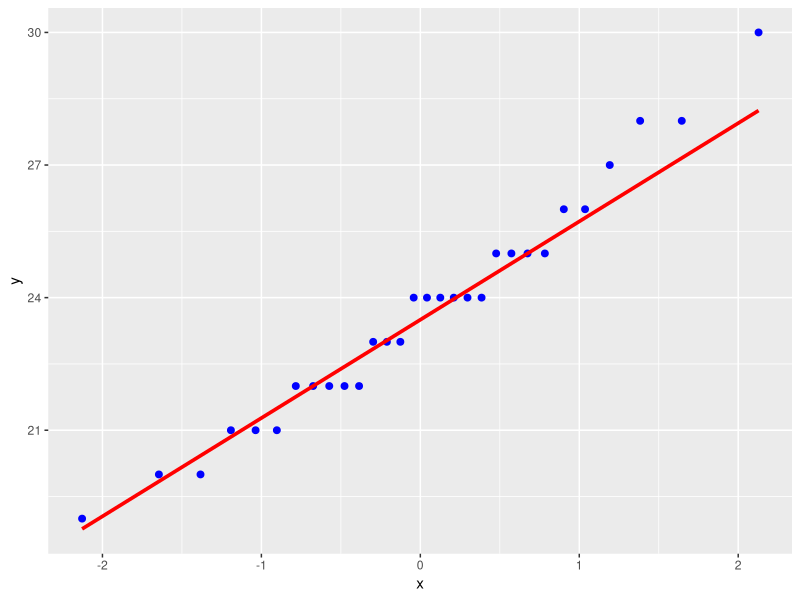

Write the R code that produced this figure.
## ---- chunk 1
knitr::opts_chunk$set(echo = TRUE)

# title: Test for normality – Shapiro-Wilks test
# author: jonathan
# revised: 30/1/2020 

WEB <- c("https://bioceed.uib.no/dropfolder/bioSTATS/Rmd/Basic/useful-tests/shapiro.html")
GIT <- c("https://github.com/jonathansoule/biostats/blob/master/Basic/useful-tests/shapiro.Rmd")
library(ggplot2)
size <- c(25,22,28,24,26,24,22,21,23,25,26,30,25,24,21,27,28,23,25,24,20,22,24,23,22,24,20,19,21,22)
df <- data.frame(size)
## ---- chunk 2
# sample data
size <- c(25,22,28,24,26,24,22,21,23,25,26,30,25,24,21,27,28,23,25,24,20,22,24,23,22,24,20,19,21,22)
## ---- chunk 3
ggplot(df, aes(sample=size)) +
  stat_qq(size = 2, color = "blue") + 
  stat_qq_line(size=1.25, color="red")
## ---- chunk 4
shapiro.test(size)
